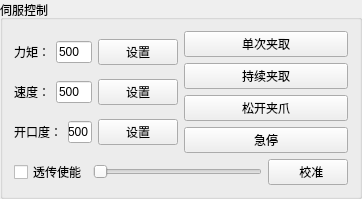
         <widget class="QGroupBox" name="groupBox_5">
          <property name="title">
           <string>伺服控制</string>
          </property>
          <layout class="QVBoxLayout" name="verticalLayout_19">
           <item>
            <layout class="QHBoxLayout" name="horizontalLayout_10" stretch="1,1">
             <item>
              <layout class="QVBoxLayout" name="verticalLayout_11">
               <item>
                <layout class="QHBoxLayout" name="horizontalLayout_6" stretch="0,0,0">
                 <item>
                  <widget class="QLabel" name="label_9">
                   <property name="text">
                    <string>力矩：</string>
                   </property>
                  </widget>
                 </item>
                 <item>
                  <widget class="QLineEdit" name="ledServoForce">
                   <property name="text">
                    <string>500</string>
                   </property>
                  </widget>
                 </item>
                 <item>
                  <widget class="QPushButton" name="btnSeParamForce">
                   <property name="text">
                    <string>设置</string>
                   </property>
                  </widget>
                 </item>
                </layout>
               </item>
               <item>
                <layout class="QHBoxLayout" name="horizontalLayout_25" stretch="0,0,0">
                 <item>
                  <widget class="QLabel" name="label_10">
                   <property name="text">
                    <string>速度：</string>
                   </property>
                  </widget>
                 </item>
                 <item>
                  <widget class="QLineEdit" name="ledServoSpeed">
                   <property name="text">
                    <string>500</string>
                   </property>
                  </widget>
                 </item>
                 <item>
                  <widget class="QPushButton" name="btnSeParamSpeed">
                   <property name="text">
                    <string>设置</string>
                   </property>
                  </widget>
                 </item>
                </layout>
               </item>
               <item>
                <layout class="QHBoxLayout" name="horizontalLayout_9" stretch="0,0,0">
                 <item>
                  <widget class="QLabel" name="label_52">
                   <property name="text">
                    <string>开口度：</string>
                   </property>
                  </widget>
                 </item>
                 <item>
                  <widget class="QLineEdit" name="ledServoPos">
                   <property name="text">
                    <string>500</string>
                   </property>
                  </widget>
                 </item>
                 <item>
                  <widget class="QPushButton" name="btnSetCurrentPos">
                   <property name="text">
                    <string>设置</string>
                   </property>
                  </widget>
                 </item>
                </layout>
               </item>
              </layout>
             </item>
             <item>
              <layout class="QVBoxLayout" name="verticalLayout">
               <item>
                <widget class="QPushButton" name="btnServoPosOnce">
                 <property name="text">
                  <string>单次夹取</string>
                 </property>
                </widget>
               </item>
               <item>
                <widget class="QPushButton" name="btnServoPosContiue">
                 <property name="enabled">
                  <bool>true</bool>
                 </property>
                 <property name="text">
                  <string>持续夹取</string>
                 </property>
                </widget>
               </item>
               <item>
                <widget class="QPushButton" name="btnServoLose">
                 <property name="text">
                  <string>松开夹爪</string>
                 </property>
                </widget>
               </item>
               <item>
                <widget class="QPushButton" name="btnServoStop">
                 <property name="text">
                  <string>急停</string>
                 </property>
                </widget>
               </item>
              </layout>
             </item>
            </layout>
           </item>
           <item>
            <layout class="QHBoxLayout" name="horizontalLayout_35" stretch="0,10,0">
             <item>
              <widget class="QCheckBox" name="cbxPlan">
               <property name="text">
                <string>透传使能</string>
               </property>
              </widget>
             </item>
             <item>
              <widget class="QSlider" name="horizontalSlider">
               <property name="maximum">
                <number>1000</number>
               </property>
               <property name="singleStep">
                <number>1</number>
               </property>
               <property name="orientation">
                <enum>Qt::Horizontal</enum>
               </property>
              </widget>
             </item>
             <item>
              <widget class="QPushButton" name="btnCalibration">
               <property name="text">
                <string>  校准</string>
               </property>
              </widget>
             </item>
            </layout>
           </item>
          </layout>
         </widget>
